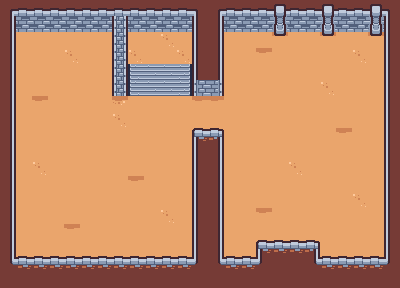

Rendered tile map (Tiled .tmx) drawn with the repository's tilesets; below, a short description and the full map source, tile grids included:
An orthogonal 25x18 tile map with 16x16 px tiles, 2 tile layers (floor, walls) and 11 objects (3x Dwarf, 2x Chest, 2x HealthPickup, Player, Barbarian, ...).

<map version="1.10" tiledversion="1.11.2" orientation="orthogonal" renderorder="right-down" width="25" height="18" tilewidth="16" tileheight="16" infinite="0" nextlayerid="4" nextobjectid="13">
 <tileset firstgid="1" name="dungeon" tilewidth="16" tileheight="16" spacing="1" tilecount="132" columns="12">
  <image source="tileset.png" width="203" height="186" />
 </tileset>
 <layer id="1" name="floor" width="25" height="18">
  <data encoding="csv">
0,0,0,0,0,0,0,0,0,0,0,0,0,0,0,0,0,0,0,0,0,0,0,0,0,
0,0,0,0,0,0,0,0,0,0,0,0,0,0,0,0,0,0,0,0,0,0,0,0,0,
0,49,49,49,49,49,49,49,49,49,50,49,0,0,49,49,49,31,49,49,31,49,49,31,0,
0,49,49,49,50,49,49,49,50,49,49,50,0,0,49,49,51,49,49,49,49,49,50,49,0,
0,49,49,49,49,49,49,49,37,38,38,39,0,0,49,49,49,49,49,49,49,49,49,49,0,
0,49,49,49,49,49,49,49,37,38,38,39,0,0,49,49,49,49,49,49,50,49,49,49,0,
0,49,51,49,49,49,49,52,49,49,49,49,51,51,49,49,49,49,49,49,49,49,49,49,0,
0,49,49,49,49,49,49,50,49,49,49,49,49,49,49,49,49,49,49,49,49,49,49,49,0,
0,49,49,49,49,49,49,49,49,49,49,49,0,0,49,49,49,49,49,49,49,51,49,49,0,
0,49,49,49,49,49,49,49,49,49,49,49,0,0,49,49,49,49,49,49,49,49,49,49,0,
0,49,50,49,49,49,49,49,49,49,49,49,0,0,49,49,49,49,50,49,49,49,49,49,0,
0,49,49,49,49,49,49,49,51,49,49,49,0,0,49,49,49,49,49,49,49,49,49,49,0,
0,49,49,49,49,49,49,49,49,49,49,49,0,0,49,49,49,49,49,49,49,49,50,49,0,
0,49,49,49,49,49,49,49,49,49,50,49,0,0,49,49,51,49,49,49,49,49,49,49,0,
0,49,49,49,51,49,49,49,49,49,49,49,0,0,49,49,49,49,49,49,49,49,49,49,0,
0,49,49,49,49,49,49,49,49,49,49,49,0,0,49,49,49,49,49,49,49,49,49,49,0,
0,0,0,0,0,0,0,0,0,0,0,0,0,0,0,0,0,0,0,0,0,0,0,0,0,
0,0,0,0,0,0,0,0,0,0,0,0,0,0,0,0,0,0,0,0,0,0,0,0,0
</data>
 </layer>
 <layer id="2" name="walls" width="25" height="18">
  <data encoding="csv">
2,3,3,3,3,3,3,3,3,3,3,3,4,2,3,3,3,7,3,3,7,3,3,7,4,
14,15,15,15,15,15,15,59,15,15,15,15,16,14,15,15,15,19,15,15,19,15,15,19,16,
14,0,0,0,0,0,0,59,0,0,0,0,16,14,0,0,0,0,0,0,0,0,0,0,16,
14,0,0,0,0,0,0,59,0,0,0,0,16,14,0,0,0,0,0,0,0,0,0,0,16,
14,0,0,0,0,0,0,59,0,0,0,0,16,14,0,0,0,0,0,0,0,0,0,0,16,
14,0,0,0,0,0,0,59,0,0,0,0,58,60,0,0,0,0,0,0,0,0,0,0,16,
14,0,0,0,0,0,0,0,0,0,0,0,0,0,0,0,0,0,0,0,0,0,0,0,16,
14,0,0,0,0,0,0,0,0,0,0,0,0,0,0,0,0,0,0,0,0,0,0,0,16,
14,0,0,0,0,0,0,0,0,0,0,0,5,6,0,0,0,0,0,0,0,0,0,0,16,
14,0,0,0,0,0,0,0,0,0,0,0,16,14,0,0,0,0,0,0,0,0,0,0,16,
14,0,0,0,0,0,0,0,0,0,0,0,16,14,0,0,0,0,0,0,0,0,0,0,16,
14,0,0,0,0,0,0,0,0,0,0,0,16,14,0,0,0,0,0,0,0,0,0,0,16,
14,0,0,0,0,0,0,0,0,0,0,0,16,14,0,0,0,0,0,0,0,0,0,0,16,
14,0,0,0,0,0,0,0,0,0,0,0,16,14,0,0,0,0,0,0,0,0,0,0,16,
14,0,0,0,0,0,0,0,0,0,0,0,16,14,0,0,0,0,0,0,0,0,0,0,16,
14,0,0,0,0,0,0,0,0,0,0,0,16,14,0,0,5,27,27,6,0,0,0,0,16,
26,27,27,27,27,27,27,27,27,27,27,27,28,26,27,27,28,1,1,26,27,27,27,27,28,
1,1,1,1,1,1,1,1,1,1,1,1,1,1,1,1,1,1,1,1,1,1,1,1,1
</data>
 </layer>
 <objectgroup id="3" name="entities">
  <object id="1" name="player_start" type="Player" x="40" y="56">
   <point />
  </object>
  <object id="2" name="dwarf1" type="Dwarf" x="152" y="56">
   <point />
  </object>
  <object id="3" name="dwarf2" type="Dwarf" x="56" y="200">
   <point />
  </object>
  <object id="4" name="barbarian1" type="Barbarian" x="312" y="120">
   <point />
  </object>
  <object id="5" name="dwarf3" type="Dwarf" x="280" y="200">
   <point />
  </object>
  <object id="6" name="chest_shield" type="Chest" x="344" y="56">
   <properties>
    <property name="lootTier" type="int" value="0" />
    <property name="lootType" value="shield" />
   </properties>
   <point />
  </object>
  <object id="7" name="chest_key" type="Chest" x="152" y="200">
   <properties>
    <property name="lootType" value="key" />
   </properties>
   <point />
  </object>
  <object id="8" name="health1" type="HealthPickup" x="237.189" y="58.2288">
   <point />
  </object>
  <object id="9" name="health2" type="HealthPickup" x="88" y="120">
   <point />
  </object>
  <object id="10" name="door" type="Door" x="296.338" y="33.4497">
   <properties>
    <property name="locked" type="bool" value="true" />
   </properties>
   <point />
  </object>
  <object id="11" name="potion_speed" type="PotionPickup" x="248" y="120">
   <properties>
    <property name="potionType" value="speed" />
   </properties>
   <point />
  </object>
 </objectgroup>
</map>
